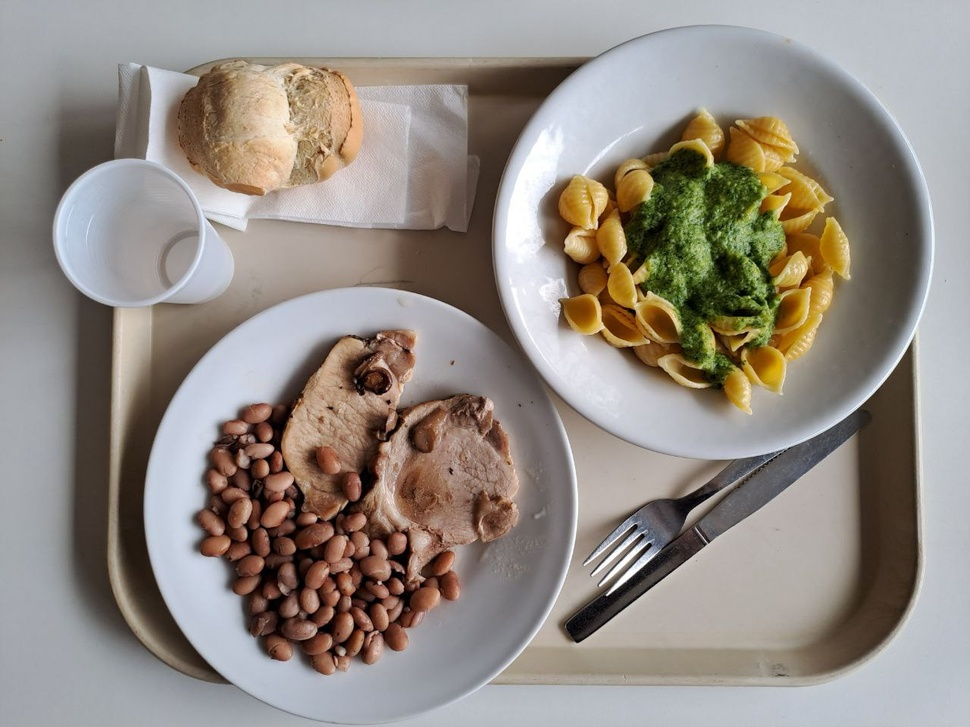
//> input picture test/images/food_image.jpg, 970 x 727 px, shrunk from 1280 x 960 before the run
$ ./watershed3 images/food_image.jpg   (built with g++ and OpenCV 4)
//> lines starting //> are read from the running program, lines starting //| are printed output that depends on the picture; after the words box and inside, x2 and y2 are one past the last pixel; in counts of white or black regions, pixels touching at a corner belong together
#include <opencv2/highgui.hpp>
#include <opencv2/imgproc.hpp>
#include <iostream>

using namespace cv;
using namespace std;

vector<Vec3f> circles;

void drawCircles(Mat& dst){
    for( size_t i = 0; i < circles.size(); i++ )
    {
         Point center(cvRound(circles[i][0]), cvRound(circles[i][1]));
         int radius = cvRound(circles[i][2]);
         // draw the circle center
         circle( dst, center, 3, Scalar(0,255,0), -1, 8, 0 );
         // draw the circle outline
         circle( dst, center, radius, Scalar(0,0,255), 3, 8, 0 );
    }
    imshow("Result", dst);
}

// [151 lines left out: function water, not called in this run]


int main(int argc, char **argv){

    if(argc < 2){
        cout << "Usage: task1.cpp <image>" << endl;
        return -1;
    }

    Mat src = imread(argv[1]);
//> src is the input picture: 727 rows x 970 cols, CV_8UC3; mean B, G, R 131.4, 139.1, 147.3
    if(!src.data){  cout << "An error occured while loading the image." << endl; return -1; }

    Mat src_gray;
    cvtColor(src, src_gray, COLOR_BGR2GRAY);
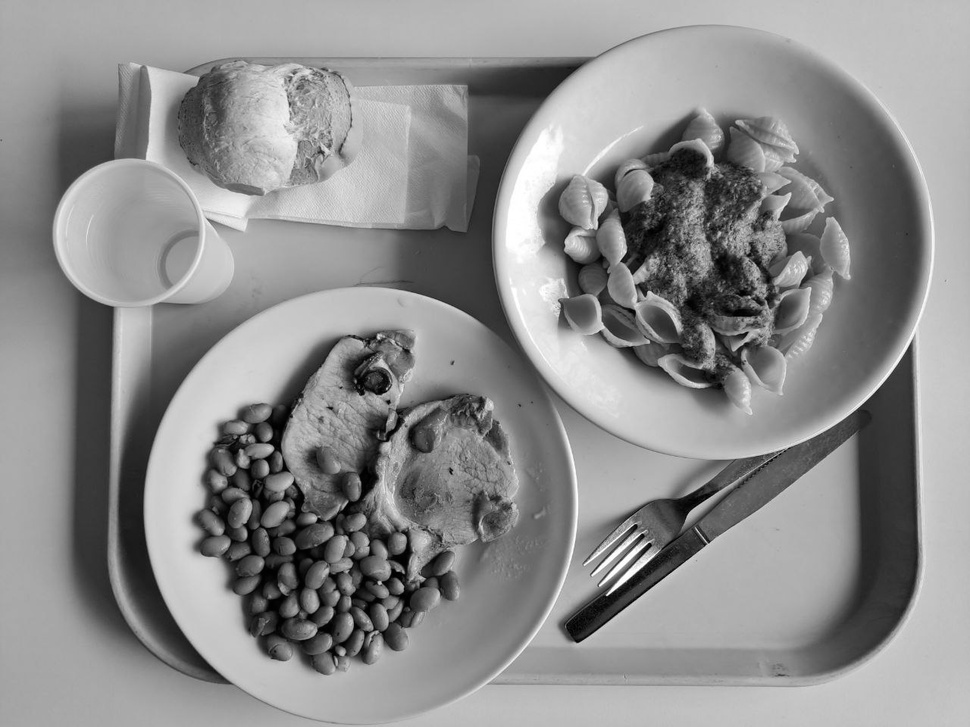
//> src_gray: 727 rows x 970 cols, CV_8UC1; min 0, max 255, mean 140.7

    GaussianBlur(src_gray, src_gray, Size(3,3), 1);


    Mat dst = src.clone();
    HoughCircles(src_gray, circles, HOUGH_GRADIENT_ALT, 1, src_gray.rows/16, 300, 0.9, 200);
//> circles = 2 circles (x, y, radius): [715, 240, 216.5], [364, 507, 216.9]
    drawCircles(dst);
//> the loop in drawCircles, `for( size_t i = 0; i < circles.size(); i++ )` made 2 passes
//> (center, radius) on passes 1 to 2: (Point(715, 240), 217), (Point(364, 507), 217)
//> after the loop in drawCircles, `for( size_t i = 0; i < circles.size(); i++ )`:
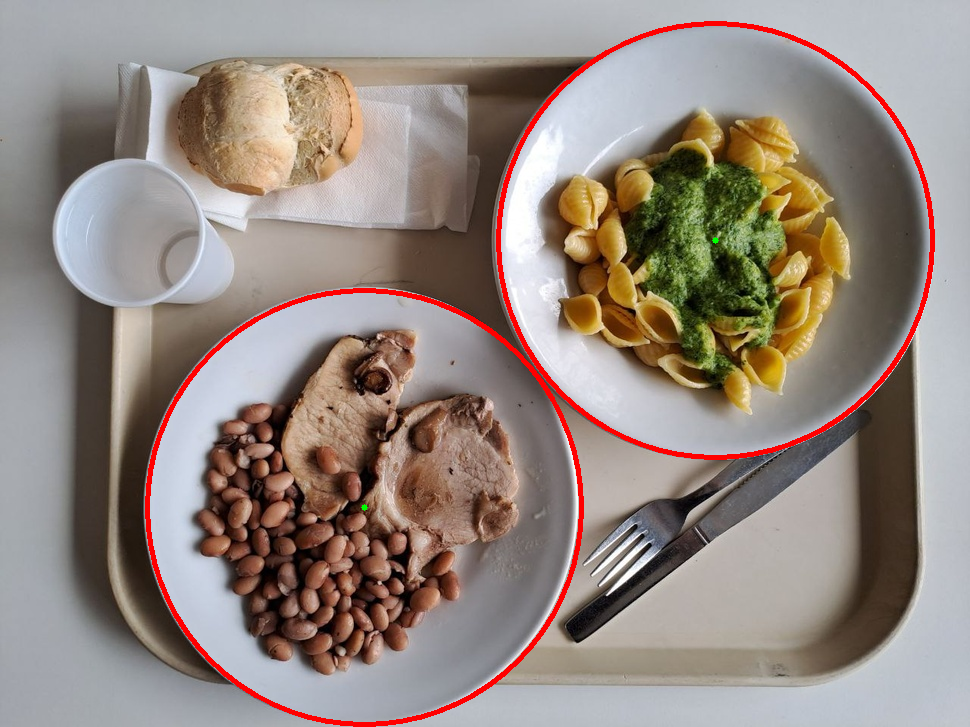
//> dst: 727 rows x 970 cols, CV_8UC3; 1.95% of pixels changed, all inside (x1, y1, x2, y2) = (145, 21, 935, 727)

    //Compute regions of interest
    //A center is a triplet of [x,y,radius]
    vector<Mat> plates_roi;
    for(size_t i = 0; i < circles.size(); i++) {
        //Get the rect containing the circle
        Point center(circles[i][0], circles[i][1]);
        int radius = round(circles[i][2]);

        int x = (center.x > radius) ? center.x-radius: 0;
        int y = (center.y > radius) ? center.y-radius: 0;

        Rect r = Rect(x, y, radius*2, radius*2);

        //obtain ROI
        Mat roi= Mat(src, r);
        Mat mask = Mat::zeros(roi.size(), GC_BGD);
        circle(mask, Point(radius,radius), radius, Scalar::all(GC_PR_FGD), -1);

        Mat img = roi;

        Mat bgdModel;
        Mat fgdModel;
        Rect rect;

        imshow("m",mask*50);

        grabCut(img, mask, rect, bgdModel, fgdModel, 5, GC_INIT_WITH_MASK);
        // draw foreground
        for (int i = 0; i < img.rows; i++) {
            for (int j = 0; j < img.cols; j++) {
                if (mask.ptr<uchar>(i, j)[0] == 0 || mask.ptr<uchar>(i, j)[0] == 2) {
                    img.ptr<uchar>(i, j)[0] = 0;
                    img.ptr<uchar>(i, j)[1] = 0;
                    img.ptr<uchar>(i, j)[2] = 0;
                }
            }
        }
        imshow("canvasOutput", img);


        waitKey(0);
    }
//> this loop made 2 passes
//> (center, radius, x, y, r, rect) on passes 1 to 2: (Point(715, 240), 217, 498, 23, Rect(498, 23, 434, 434), Rect(0, 0, 0, 0)), (Point(364, 507), 217, 147, 290, Rect(147, 290, 434, 434), Rect(0, 0, 0, 0))
//> pass 1, `Mat roi= Mat(src, r);`:
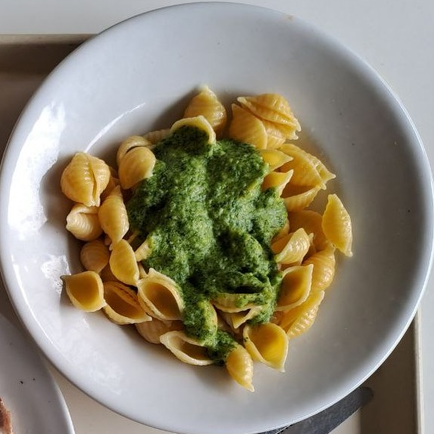
//> roi: 434 rows x 434 cols, CV_8UC3; mean B, G, R 116.1, 135.6, 143.1
//> pass 1, `imshow("m",mask*50);`:
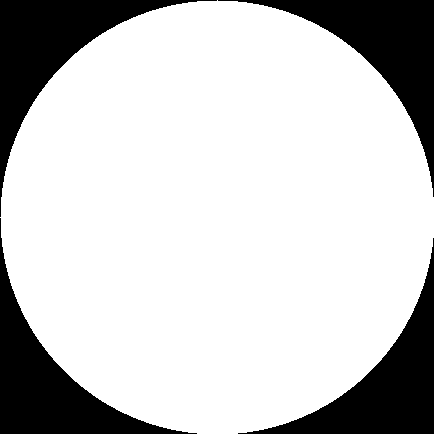
//> window 'm': 434 rows x 434 cols, CV_8UC1; values 0 (black) and 150 (white), 78.5% white; 4 black regions, box (x1, y1, x2, y2) and area: (0, 0, 217, 217) 10334, (218, 0, 434, 197) 10117, (0, 218, 197, 434) 10117, (238, 238, 434, 434) 9901
//> pass 1, `grabCut(img, mask, rect, bgdModel, fgdModel, 5, GC_INIT_WITH_MASK);`:
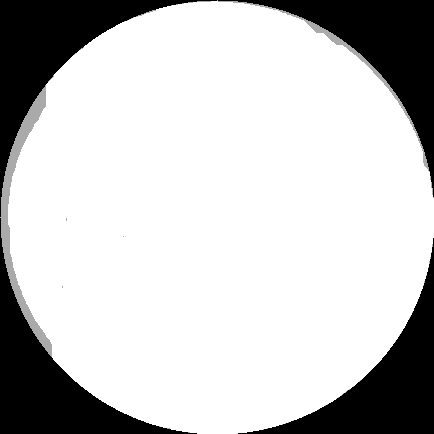
//> mask: 434 rows x 434 cols, CV_8UC1; min 0, max 3, mean 2.34; drawn with min black and max white
//> pass 1, `imshow("canvasOutput", img);`:
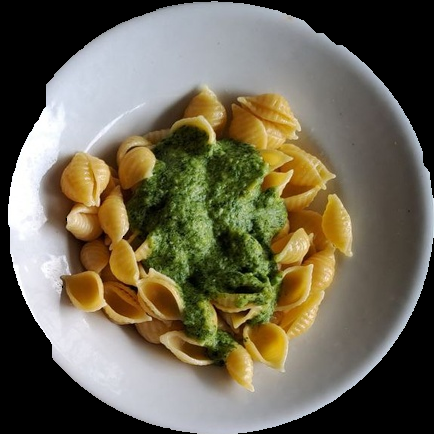
//> window 'canvasOutput': 434 rows x 434 cols, CV_8UC3; mean B, G, R 83.5, 102.6, 109.3
//> after the loop:
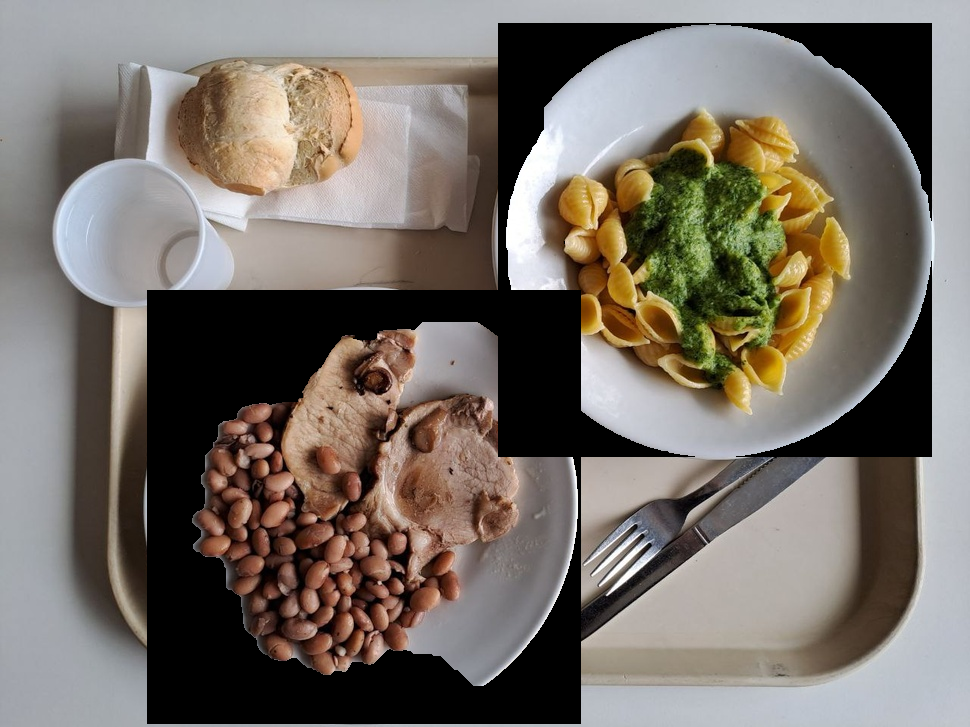
//> src: 727 rows x 970 cols, CV_8UC3; 17.71% of pixels changed, all inside (x1, y1, x2, y2) = (147, 23, 932, 724)
    return 0;
}

$ run again, on test/images/leftover2.jpg
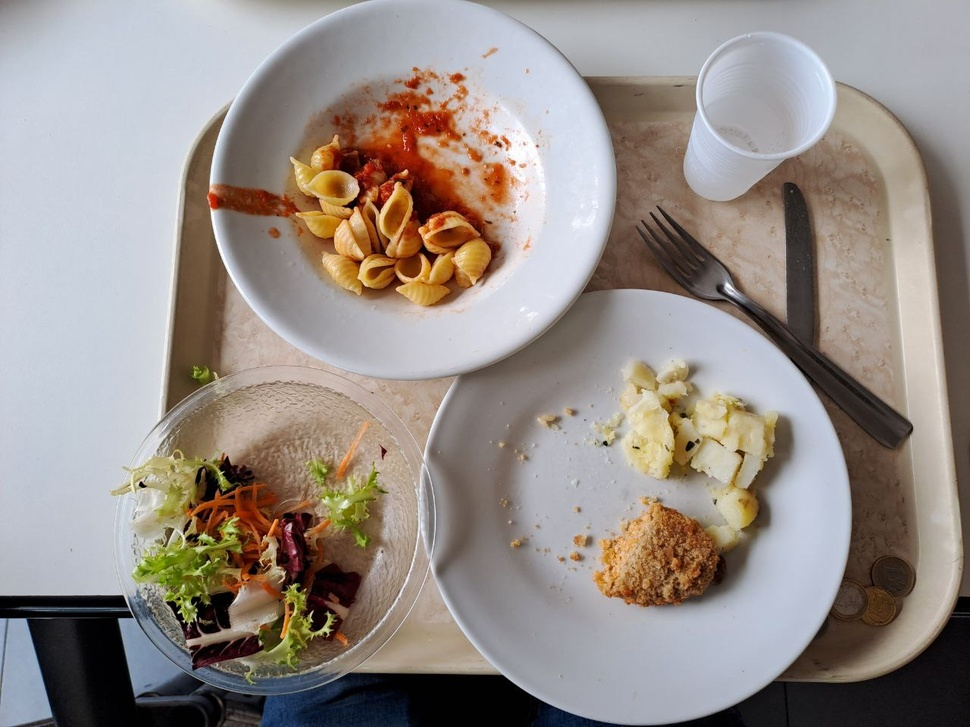
//> input picture test/images/leftover2.jpg, 970 x 727 px, shrunk from 1280 x 960 before the run
//> src is the input picture: 727 rows x 970 cols, CV_8UC3; mean B, G, R 135.7, 141.5, 150.5
//> circles = 2 circles (x, y, radius): [637, 509, 215.4], [412, 175, 204.4]
//> the loop in drawCircles, `for( size_t i = 0; i < circles.size(); i++ )` made 2 passes
//> (center, radius) on passes 1 to 2: (Point(637, 509), 215), (Point(412, 175), 204)
//> the loop `for(size_t i = 0; i < circles.size(); i++)` made 2 passes
//> (center, radius, x, y, r, rect) on passes 1 to 2: (Point(637, 509), 215, 422, 294, Rect(422, 294, 430, 430), Rect(0, 0, 0, 0)), (Point(412, 175), 204, 208, 0, Rect(208, 0, 408, 408), Rect(0, 0, 0, 0))
//> pass 1, `imshow("m",mask*50);`:
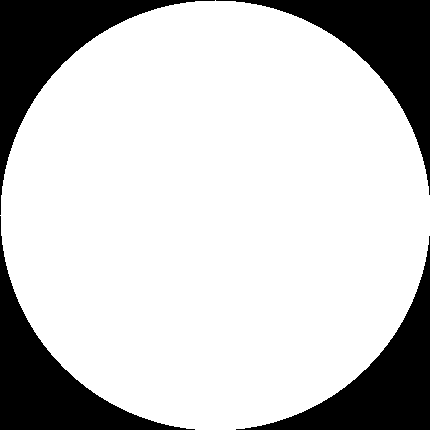
//> window 'm': 430 rows x 430 cols, CV_8UC1; values 0 (black) and 150 (white), 78.5% white; 4 black regions, box (x1, y1, x2, y2) and area: (0, 0, 215, 215) 10143, (216, 0, 430, 195) 9928, (0, 216, 195, 430) 9928, (236, 236, 430, 430) 9714
//> after the loop `for(size_t i = 0; i < circles.size(); i++)`:
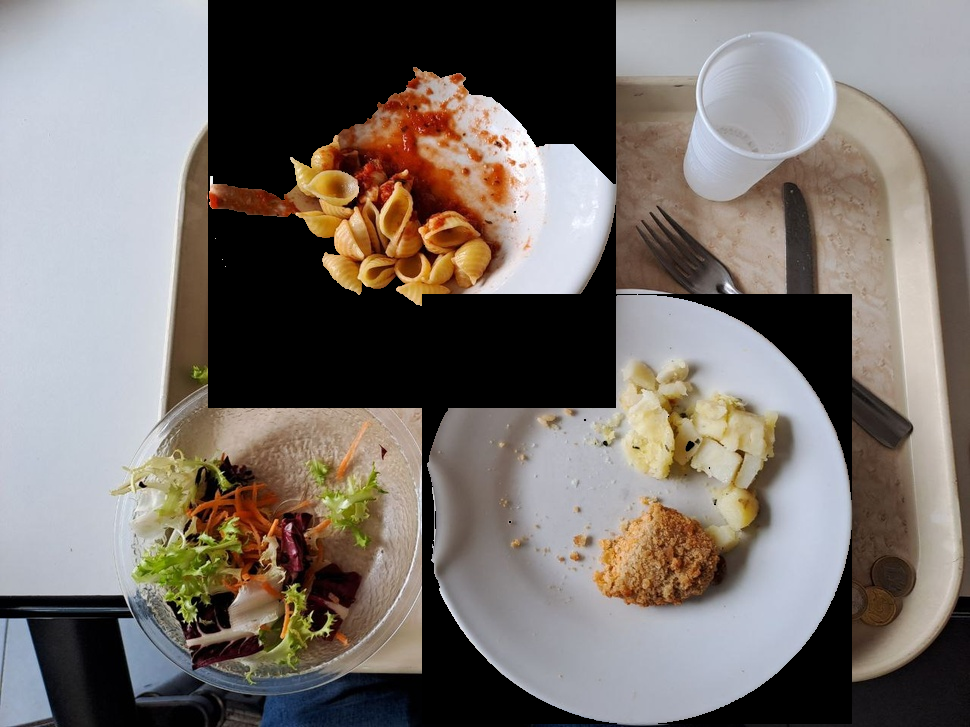
//> src: 727 rows x 970 cols, CV_8UC3; mean B, G, R 107.9, 113.2, 120.8
